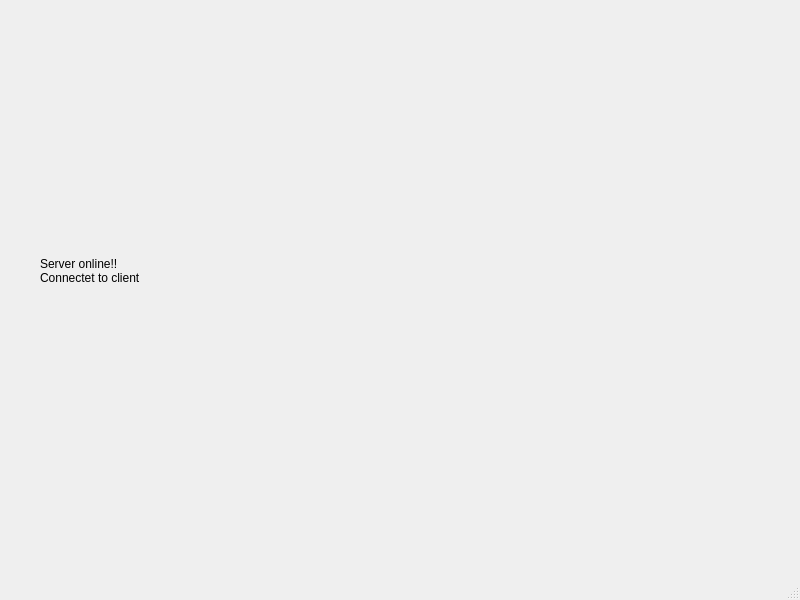
<?xml version="1.0" encoding="UTF-8"?>
<ui version="4.0">
 <class>MainWindow</class>
 <widget class="QMainWindow" name="MainWindow">
  <property name="geometry">
   <rect>
    <x>0</x>
    <y>0</y>
    <width>800</width>
    <height>600</height>
   </rect>
  </property>
  <property name="windowTitle">
   <string>MainWindow</string>
  </property>
  <widget class="QWidget" name="centralwidget">
   <widget class="QLabel" name="label">
    <property name="geometry">
     <rect>
      <x>40</x>
      <y>160</y>
      <width>701</width>
      <height>221</height>
     </rect>
    </property>
    <property name="styleSheet">
     <string notr="true">font: 26pt &quot;MS Shell Dlg 2&quot;;</string>
    </property>
    <property name="text">
     <string>Server online!!
Connectet to client </string>
    </property>
   </widget>
  </widget>
  <widget class="QMenuBar" name="menubar">
   <property name="geometry">
    <rect>
     <x>0</x>
     <y>0</y>
     <width>800</width>
     <height>20</height>
    </rect>
   </property>
  </widget>
  <widget class="QStatusBar" name="statusbar"/>
 </widget>
 <resources/>
 <connections/>
</ui>
